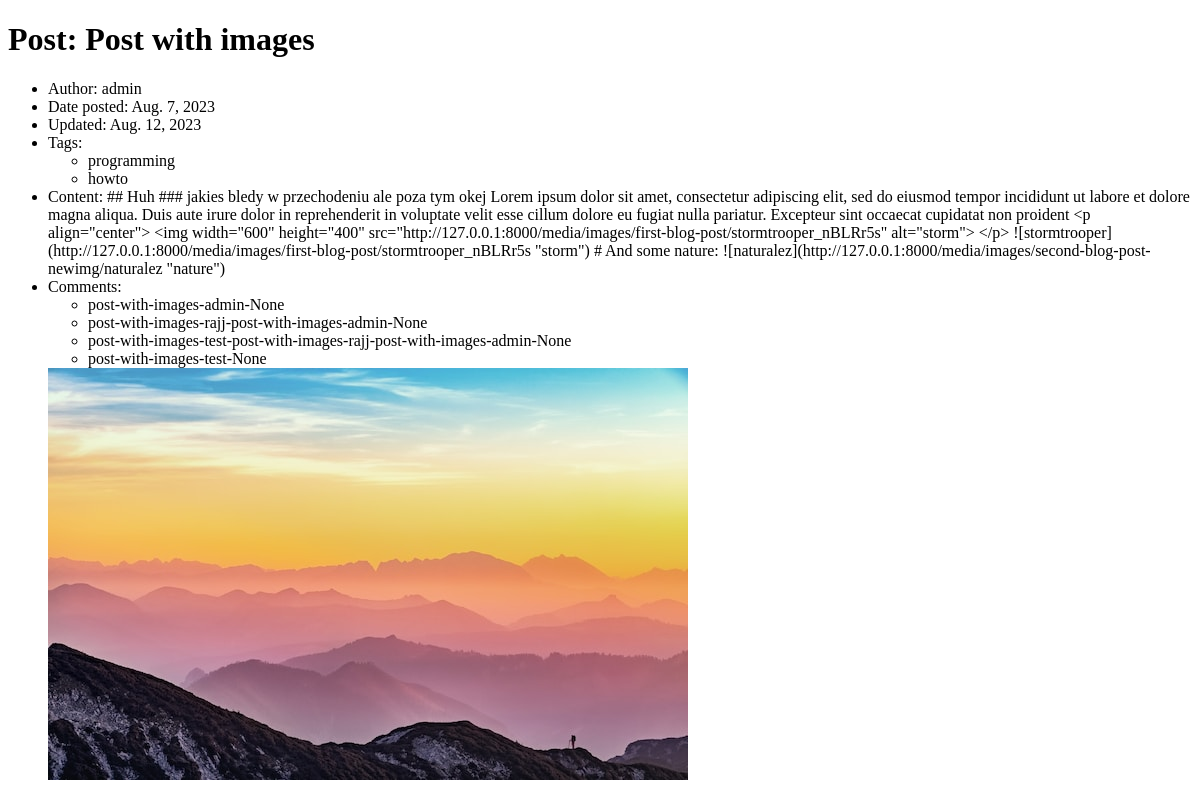
Page /blog/posts/27 on the earlier database version.
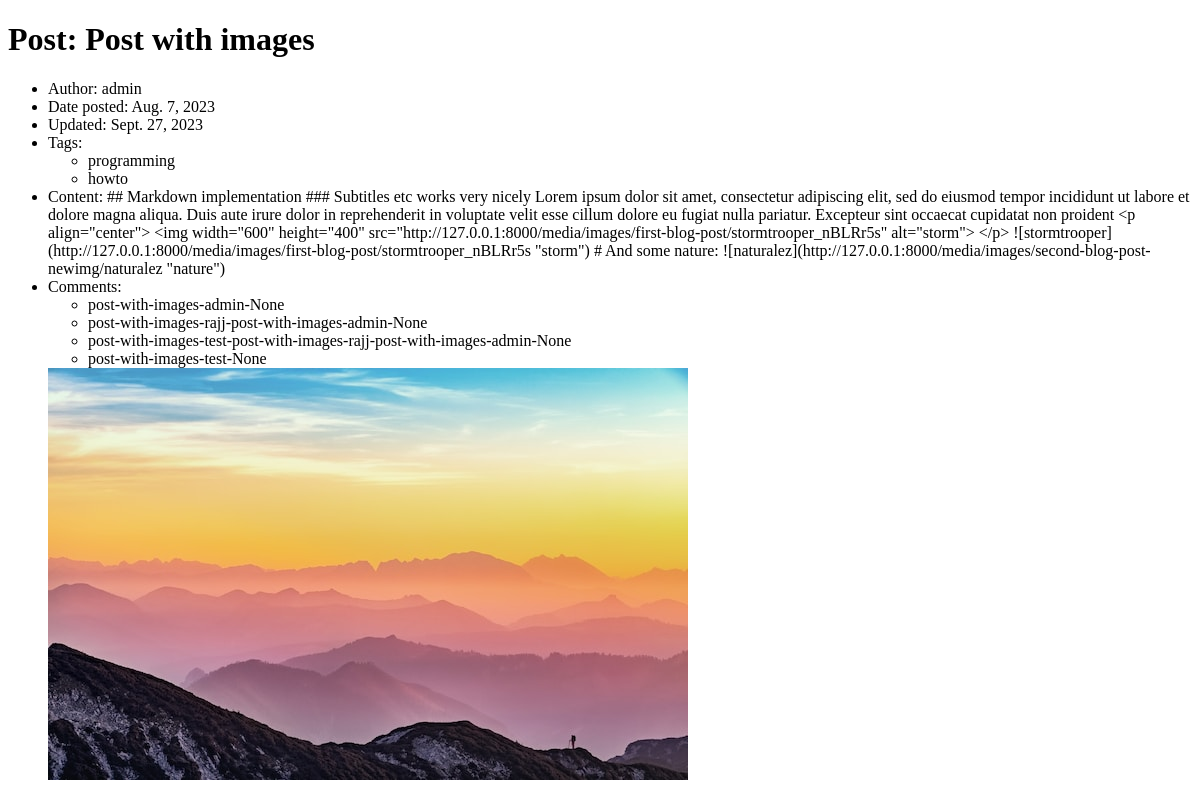
Same page on the later database version.
### blogapp/models.py (models this page shows, shortened)
class Post(models.Model):
    title = models.CharField(max_length=200)
    author = models.ForeignKey(User,
                                on_delete=models.CASCADE,
                                related_name="posts")
    date_posted = models.DateField()
    date_updated = models.DateField(auto_now=True, blank=True)
    tags = models.ManyToManyField(Tag, related_name="posts")
    content = models.TextField()
    img = models.ImageField(null=True, blank=True, upload_to=upload_to_cover)
    views = models.IntegerField(default=0, blank=True)
    likes = models.IntegerField(default=0, blank=True)
    slug = models.SlugField(null=False, unique=True, default='temp')
    trending_score = models.FloatField(default=0, blank=True)
    comment_count = models.IntegerField(default=0, blank=True)

class User(models.Model):
    username = models.CharField(max_length=50)
    name = models.CharField(max_length=50)
    password = models.CharField(max_length=50)
    mail = models.EmailField(max_length=100)
    bio = models.CharField(max_length=500)
    avatar = models.ImageField(null=True, blank=True, upload_to=upload_to_avatar)
    slug = models.SlugField(null=False, unique=True, default='temp')
    liked_posts = models.ManyToManyField('Post', related_name="liked_by", blank=True)
    liked_comments = models.ManyToManyField('Comment', related_name='liked_by', blank=True)
    post_likes_received = models.IntegerField(default=0, blank=True)
    comment_likes_received = models.IntegerField(default=0, blank=True)
    followed_count = models.IntegerField(default=0, blank=True)
    followed_by_count = models.IntegerField(default=0, blank=True)
    post_count = models.IntegerField(default=0, blank=True)
    comment_count = models.IntegerField(default=0, blank=True)
    def __str__(self):
        return self.username

### blogapp/views.py (the view)
# urls.py: path("posts/<int:pk>", PostDetailView.as_view(), name="post_detail"),
class PostDetailView(DetailView):
    model = Post
    template_name = "blogapp/post_detail.html"

### blogapp/models.py (called while the page is built)
    def __str__(self):
        return self.name

    def __str__(self):
        return str(self.post.slug) + '-' + str(self.author.slug) + '-' + str(self.parent)

### blogapp/templates/blogapp/post_detail.html (shortened to what this page needs)
<!DOCTYPE html>
<html lang="en">
<head>
</head>
<body>
    <h1>Post: {{object.title}} </h1>
    <ul>
        <li>Author: {{object.author}}</li>
        <li>Date posted: {{object.date_posted}}</li>
        <li>Updated: {{object.date_updated}}</li>
        <li>Tags:
            <ul>
            {% for tag in object.tags.all %}
            <li>{{tag}}</li>
            {% endfor %}
            </ul>
        </li>
        <li>Content: {{object.content}}</li>
        <li>Comments:
            <ul>
                {% for comm in object.comments.all %}
                <li>{{comm}}</li>
                {% endfor %}
            </ul>
        </li>
        <img src="{{object.img}}" alt="Post banner photo">
    </ul>
</body>
</html>

Differences in the rows shown:
changed Post "Post with images": date_updated "Aug. 12, 2023" → "Sept. 27, 2023"; content "## Huh ### jakies bledy w przechodeniu ale poza tym okej Lorem ipsum dolor sit…" → "## Markdown implementation ### Subtitles etc works very nicely Lorem ipsum dolor sit…"
